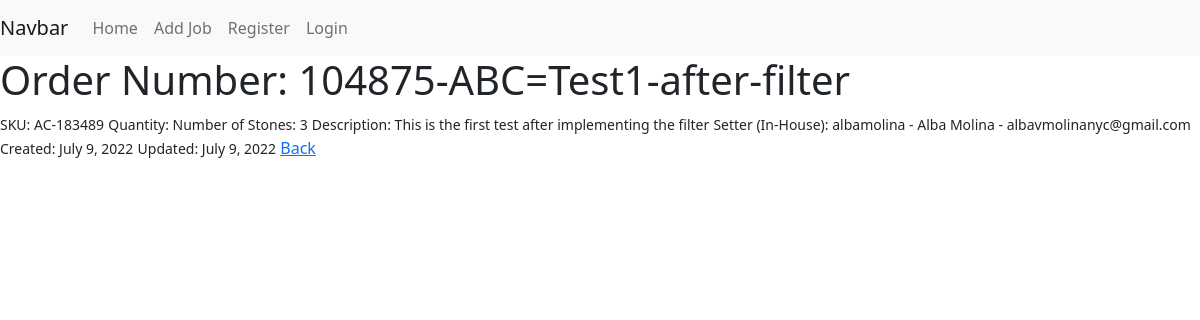
The page /job/13 on the database its author committed.
### thetracker/models.py (models this page shows, shortened)
class Job(models.Model):
    order_num = models.CharField(max_length=275)
    SKU = models.CharField(max_length=275)
    num_items = models.IntegerField()
    num_stones = models.IntegerField()
    description_text = models.TextField()
    setter_name = models.ForeignKey(User, on_delete=models.PROTECT)
    created = models.DateField(auto_now_add=True)
    updated = models.DateField(auto_now=True)

### thetracker/views.py (the view)
# urls.py: path('job/<int:pk>', JobDetailView.as_view(), name='job-detail'),
class JobDetailView(DetailView):
    model = Job
    template_name = 'job_details.html'
    fields = '__all__'

### thetracker/templates/job_details.html
{% extends 'base.html' %} {% block content %}
<h1>Order Number: {{ job.order_num }}</h1>
<small>SKU: {{ job.SKU }}</small>
<small>Quantity: {{ job.num_item }}</small>
<small>Number of Stones: {{ job.num_stones }}</small>
<small>Description: {{ job.description_text }}</small>
<small>Setter (In-House): {{ job.setter_name }} - {{ job.setter_name.first_name }} {{ job.setter_name.last_name }} - {{ job.setter_name.email }}</small>
<small>Created: {{ job.created }}</small>
<small>Updated: {{ job.updated }}</small>
<a href="{% url 'home'%}">Back</a>
{% endblock %}

### rows shown on the page
Job: order_num "104875-ABC=Test1-after-filter", SKU "AC-183489", num_stones "3", description_text "This is the first test after implementing the filter", setter_name "albamolina", setter_name.first_name "Alba", setter_name.last_name "Molina", setter_name.email "albavmolinanyc@gmail.com", created "July 9, 2022", updated "July 9, 2022"
